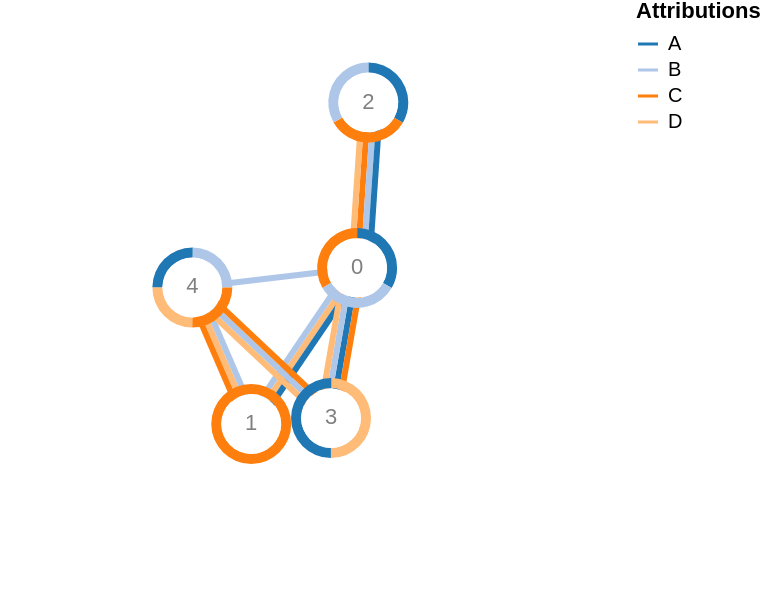

Vega-Lite specification stored for this chart:
### Vega specification from a JSON file in a GitHub repository (floating-point values rounded to 4 significant figures)
{"$schema": "https://vega.github.io/schema/vega/v5.json", "description": "A node-link diagram with force-directed and attributions as arc-segments, multilines.", "width": 300, "height": 300, "padding": 0, "signals": [{"name": "cx", "update": "width / 2"}, {"name": "cy", "update": "height / 2"}, {"name": "innerRadius", "value": 15}, {"name": "bandWidth", "value": 5}, {"name": "nodeCharge", "value": -80}, {"name": "linkDistance", "value": 80}, {"name": "lineWidth", "value": 3}, {"name": "static", "value": true, "bind": {"input": "checkbox"}}, {"description": "State variable for active node fix status.", "name": "fix", "value": false, "on": [{"events": "symbol:mouseout[!event.buttons], window:mouseup", "update": "false"}, {"events": "symbol:mouseover", "update": "fix || true"}, {"events": "[symbol:mousedown, window:mouseup] > window:mousemove!", "update": "xy()", "force": true}]}, {"description": "Graph node most recently interacted with.", "name": "node", "value": null, "on": [{"events": "symbol:mouseover", "update": "fix === true ? item() : node"}]}, {"description": "Flag to restart Force simulation upon data changes.", "name": "restart", "value": false, "on": [{"events": {"signal": "fix"}, "update": "fix && fix.length"}]}], "scales": [{"name": "color", "type": "ordinal", "range": {"scheme": "category20"}, "domain": {"sort": {"order": "ascending"}, "fields": [{"data": "node-attributions", "field": "attribution"}, {"data": "link-attributions", "field": "attribution"}]}}], "legends": [{"title": "Attributions", "stroke": "color", "symbolType": "stroke"}], "marks": [{"name": "nodes", "type": "symbol", "zindex": 1, "from": {"data": "node-data"}, "on": [{"trigger": "fix", "modify": "node", "values": "fix === true ? {fx: node.x, fy: node.y} : {fx: fix[0], fy: fix[1]}"}, {"trigger": "!fix", "modify": "node", "values": "{fx: null, fy: null}"}], "encode": {"enter": {"fill": {"value": "white"}, "size": {"signal": "2 * (innerRadius+bandWidth+1) * (innerRadius+bandWidth+1)"}}, "update": {"cursor": {"value": "pointer"}}}, "transform": [{"type": "force", "iterations": 300, "restart": {"signal": "restart"}, "static": {"signal": "static"}, "signal": "force", "forces": [{"force": "center", "x": {"signal": "cx"}, "y": {"signal": "cy"}}, {"force": "collide", "radius": {"signal": "innerRadius+bandWidth"}}, {"force": "nbody", "strength": {"signal": "nodeCharge"}}, {"force": "link", "links": "link-data", "distance": {"signal": "linkDistance"}}]}]}, {"name": "links", "type": "group", "zindex": 0, "from": {"facet": {"data": "link-data", "name": "link-facets", "groupby": "id"}}, "data": [{"name": "linky-data", "source": "link-facets", "transform": [{"type": "flatten", "fields": ["attribution"], "index": "_idx"}, {"type": "formula", "as": "weight", "expr": "1"}, {"type": "formula", "as": "slot", "expr": "if(datum._idx%2==0, datum._idx/2, -(datum._idx+1)/2)"}, {"type": "formula", "as": "idx", "expr": "datum.source.x-datum.target.x"}, {"type": "formula", "as": "idy", "expr": "datum.source.y-datum.target.y"}, {"type": "formula", "as": "length", "expr": "sqrt(pow(datum.idx, 2) + pow(datum.idy, 2))"}, {"type": "formula", "as": "Ax", "expr": "-datum.idy/datum.length"}, {"type": "formula", "as": "Ay", "expr": "datum.idx/datum.length"}, {"type": "formula", "as": "nx", "expr": "datum.source.x + datum.slot * lineWidth * datum.Ax"}, {"type": "formula", "as": "nx2", "expr": "datum.target.x + datum.slot * lineWidth * datum.Ax"}, {"type": "formula", "as": "ny", "expr": "datum.source.y + datum.slot * lineWidth * datum.Ay"}, {"type": "formula", "as": "ny2", "expr": "datum.target.y + datum.slot * lineWidth * datum.Ay"}]}], "marks": [{"type": "rule", "name": "lines", "from": {"data": "linky-data"}, "encode": {"enter": {"stroke": {"scale": "color", "field": "attribution"}, "strokeWidth": {"signal": "lineWidth"}}, "update": {"x": {"field": "nx"}, "y": {"field": "ny"}, "x2": {"field": "nx2"}, "y2": {"field": "ny2"}}}}]}, {"name": "nodeHalos", "type": "group", "from": {"facet": {"data": "node-attributions", "name": "node-facets", "groupby": "id"}}, "data": [{"name": "attribution-arcs", "source": "node-facets", "transform": [{"type": "pie", "field": "weight", "startAngle": 0, "endAngle": 6.29, "sort": true}, {"type": "lookup", "from": "nodes", "key": "datum.id", "fields": ["id"], "values": ["x", "y"]}]}], "marks": [{"type": "arc", "from": {"data": "attribution-arcs"}, "encode": {"enter": {"fill": {"scale": "color", "field": "attribution"}, "startAngle": {"field": "startAngle"}, "endAngle": {"field": "endAngle"}, "innerRadius": {"signal": "innerRadius"}, "outerRadius": {"signal": "innerRadius+bandWidth"}}, "update": {"x": {"field": "x"}, "y": {"field": "y"}}}}]}, {"type": "text", "name": "labels", "zindex": 2, "interactive": false, "from": {"data": "nodes"}, "encode": {"enter": {"text": {"field": "datum.label"}, "align": {"value": "center"}, "baseline": {"value": "middle"}}, "update": {"x": {"field": "x"}, "y": {"field": "y"}, "fill": [{"test": "indexof(datum.datum.attribution, '*all*')>=0", "value": "lightgray"}, {"value": "gray"}]}}}], "data": [{"name": "node-data", "values": [{"attribution": ["A", "B", "C"], "label": 0, "id": 0}, {"attribution": ["C"], "label": 1, "id": 1}, {"attribution": ["A", "C", "B"], "label": 2, "id": 2}, {"attribution": ["D", "A"], "label": 3, "id": 3}, {"attribution": ["B", "C", "D", "A"], "label": 4, "id": 4}]}, {"name": "link-data", "values": [{"attribution": ["D", "B", "A"], "source": 0, "target": 1}, {"attribution": ["C", "B", "D", "A"], "source": 0, "target": 2}, {"attribution": ["A", "B", "C", "D"], "source": 0, "target": 3}, {"attribution": ["B"], "source": 0, "target": 4}, {"attribution": ["D", "B", "C"], "source": 1, "target": 4}, {"attribution": ["B", "C", "D"], "source": 3, "target": 4}]}, {"name": "node-attributions", "source": "node-data", "transform": [{"type": "flatten", "fields": ["attribution"]}, {"type": "formula", "as": "weight", "expr": "1"}]}, {"name": "link-attributions", "source": "link-data", "transform": [{"type": "flatten", "fields": ["attribution"], "index": "_idx"}]}]}
